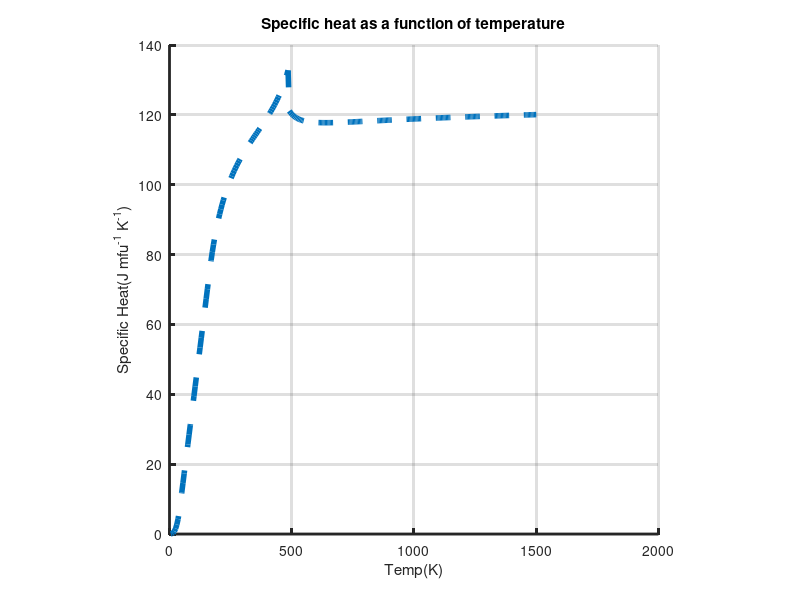
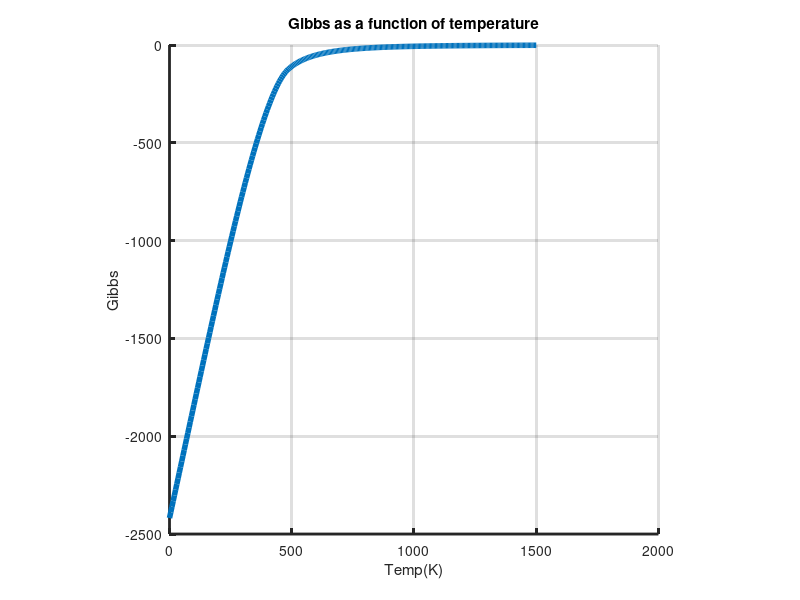

The MATLAB source for these figures, in order:
%
% Copyright (c) 2018, Vishal_S
% All rights reserved. Please read the "license.txt" for license terms.
%
% Project Title: Computational Materials Thermodynamics
% 
% Developer: Vishal S
% 
% Contact Info: vishalsubbu97@gmail.com
%
clear all
clc
a   = 0.0;
b   = 0.0;
c   = 0.0;
d_4 = 0.0;
d_2 = 0.0;
d_1 = 0.0;
Temp = 0:5:1500;
gibbs= 0:10:1500;
cp   = 0:10:1500;
cp_mo= 0:10:1500;
len = size(Temp,2);
Tc   = 485;
for i = 1:len
    temp = Temp(i);
    %% Calculation of the chemical contribution
    if((temp>0)&&(temp<=43))
        a   = 11369.937746;
        b   = -5.641259263;
        c   = 0.0;
        d_4 = -8.333*10^(-6);
        d_2 = 0.0;
        d_1 = 0.0;
    else
        if ((temp>43)&&(temp<=163))
            a   = 11622.647246;
            b   = -59.537709263;
            c   = 15.74232;
            d_4 = 0.0;
            d_2 = -0.27565;
            d_1 = 0.0;
        else
            if ((temp>163)&&(temp<=2000))
                a   = -10195.860754;
                b   = 690.949887637;
                c   = -118.47637;
                d_4 = 0.0;
                d_2 = -0.0007;
                d_1 = 590527;
            end
        end
    end
    cp_ch       = -c -12*d_4*temp^3 - 2*d_2*temp -2*d_1*temp^(-2);
    
    %% Calculation of magnetic contribution
    
    f    = 0.28;
    beta = 1.008;
    R    = 8.314;
    K_para   = -(79875/74)*f*log(1+beta)/(293*f - 790);
    K_ferro  = (474/497)*(1-f)*(K_para/f);
    m        = 3;
    n        = 5;
    tau      = temp/Tc;
    if (temp<=Tc)
        cp_mo(i) = 2*K_ferro*R*(tau^m + tau^(3*m)/3 + tau^(5*m)/5);
    else
        cp_mo(i)      = 2*K_para*R*(tau^(-n) + tau^(-3*n)/3 + tau^(-5*n)/5);
    end
    
    %% Evaluvation of total thermodynamic properties
    
    cp(i)     = cp_mo(i)      + cp_ch;
    
end
figure(1)
clf
hold on
plot(Temp,cp,'--','linewidth',4.0);
xlabel('Temp(K)');
ylabel('Specific Heat(J mfu^{-1} K^{-1})')
title('Specific heat as a function of temperature')
ax = gca ;
set(ax, 'linewidth',2.0);
axis('square');
hold off
grid on


%% Calculation of G at Tc 
f    = 0.28;
beta = 1.008;
R    = 8.314;
A    = (518/1125) + 11692*(1-f)/(15975*f);
g1   = -((1/10) + (1/315) + (1/1500))/A; 
G_mo = R*Tc*log(1+beta)*g1
g2   = (1/6 + 1/135 + 1/600)*474*(1-f)/(497*f);
g2   = g2 + 79/140;
g2   = g2/A;
G2_mo= R*Tc*log(1+beta)*(1-g2)

for i = 1:len
    tau = Temp(i)/Tc;
    if(tau<=1)
        gibbs(i) = -K_para*R*Tc*(79/140 - 518*tau/1125);
        gibbs(i) = gibbs(i) - K_ferro*R*Tc*(tau^(4)/6 + tau^(10)/135 + tau^(16)/600);
        gibbs(i) = gibbs(i) - K_ferro*R*Tc*(71/120 - 518*tau/675);
    else
        gibbs(i) = -K_para*R*Tc*((tau^(-4)/10) + (tau^(-14)/315) + (tau^(-24)/1500)); 
    end
    if(tau==1)
        gibbs(i)
    end
end
tau = 1;
gibbs_energy = -K_para*R*Tc*((tau^(-4)/10) + (tau^(-14)/315) + (tau^(-24)/1500));
X = ['Gibbs_mo = ',num2str(gibbs_energy),' J mfu^{-1}'];
disp(X);
figure(2)
clf
hold on
plot(Temp,gibbs,'linewidth',4.0);
xlabel('Temp(K)');
ylabel('Gibbs')
title('Gibbs as a function of temperature')
ax = gca ;
set(ax, 'linewidth',2.0);
axis('square');
hold off
grid on


